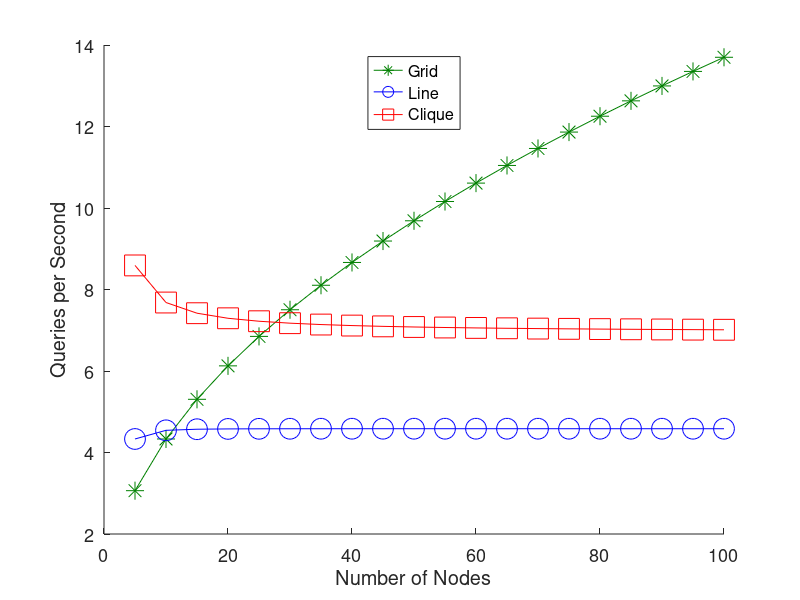
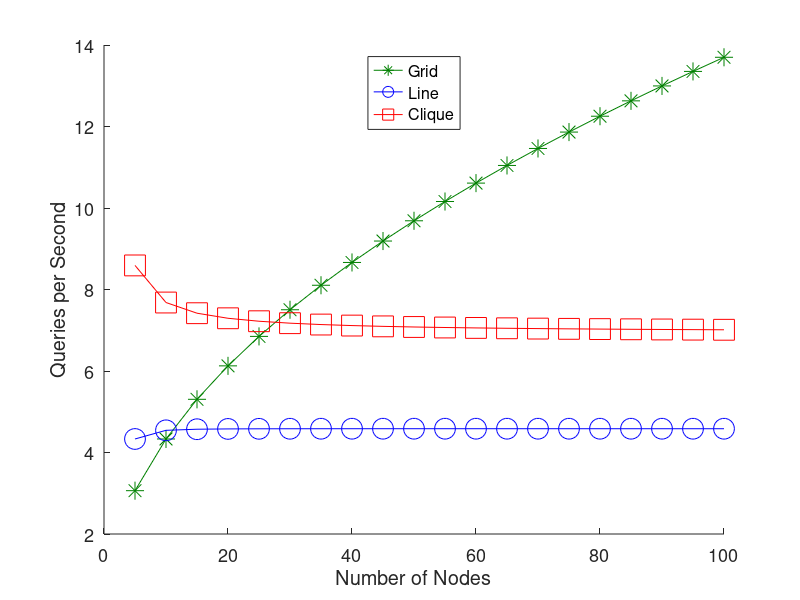

The MATLAB source for these figures, in order:
clear;

plot_color=1;
font_size = 26;
legend_font_size = 22;
axes_font_size = 13;
marker_size = 15;

N = 5:5:100;

channel_rate = 2;
IS = 12;

W=channel_rate*1000000;
P_s = 1500*8;
image_size = IS*8*1000;

ss_requ = csvread('SumSimRequirements_PSU_Data_Set.csv');

sum_sim = 1.5;
x = find( ss_requ(:,1) > sum_sim );
if not( isempty(x) )
    num_images = ss_requ(x(1),2);
end

B = num_images*image_size;

T_clique = (B/W)*(N-1)+(P_s/W);
T_line = 1.5*(B/W)*((N-1).^2./(N-2))+1.5*(P_s/W)*(N/4 -1 );
T_grid = 5*(sqrt(N)/W)*(B+(P_s/3));
lambda_clique = 1./T_clique;
lambda_line = 1./T_line;
lambda_grid = 1./T_grid;

hold on;
if plot_color == 1
    plot( N, N.*lambda_grid, '-*', 'color', [0 0.5 0], 'MarkerSize', marker_size-2 );
    plot( N, N.*lambda_line, '-ob', 'MarkerSize', marker_size );
    plot( N, N.*lambda_clique, '-sr', 'MarkerSize', marker_size );
else
    plot( N, N.*lambda_grid, '-*k', 'MarkerSize', marker_size-2 );
    plot( N, N.*lambda_line, '-ok', 'MarkerSize', marker_size );
    plot( N, N.*lambda_clique, '-sk', 'MarkerSize', marker_size );
end

leg = legend('Grid','Line','Clique', 'Location', 'North');
set(leg, 'FontSize', legend_font_size);
xlabel('Number of Nodes', 'FontSize', font_size);
ylabel('Queries per Second', 'FontSize', font_size);
set(gca, 'FontSize', axes_font_size);

output_directory = sprintf('./use_case_examples/overall_traffic_vs_N_sum_sim/');
if ~exist(output_directory, 'dir')
  mkdir(output_directory);
end
if plot_color == 1
    saveas(gcf, sprintf('%soverall_traffic_vs_num_nodes_%i_SS_%i_IS_%i_W_color.pdf', output_directory, sum_sim, IS, channel_rate));
else
    saveas(gcf, sprintf('%soverall_traffic_vs_num_nodes_%i_SS_%i_IS_%i_W.pdf', output_directory, sum_sim, IS, channel_rate));
end
savefig(sprintf('%soverall_traffic_vs_num_nodes_%i_SS_%i_IS_%i_W.fig', output_directory, sum_sim, IS, channel_rate));